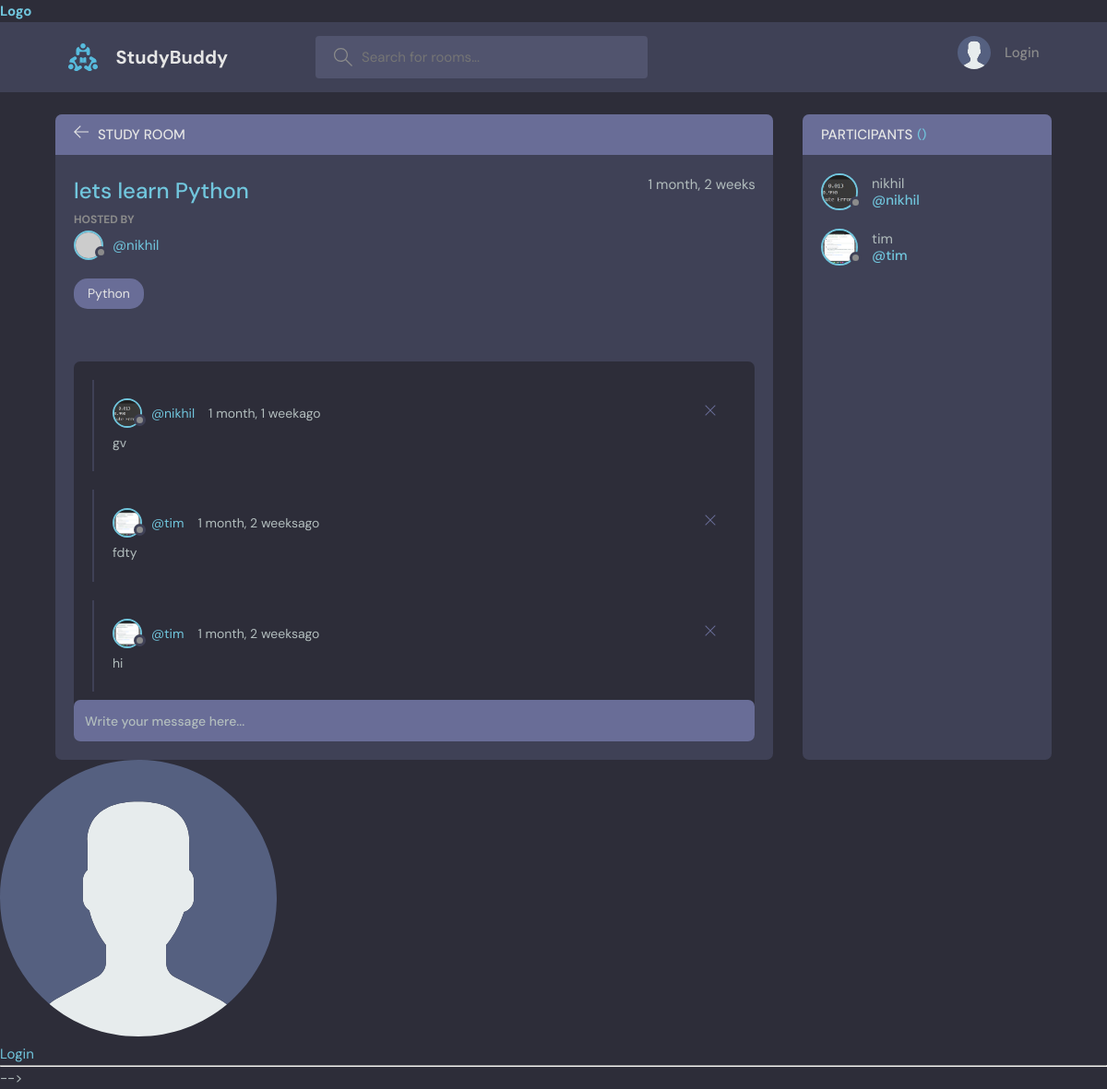
The page /room/1/ on the database its author committed.
### base/models.py (models this page shows, shortened)
class Room(models.Model):
    host=models.ForeignKey(User,on_delete=models.SET_NULL,null=True)
    topic=models.ForeignKey(Topic,on_delete=models.SET_NULL,null=True)
    name=models.CharField(max_length=200)
    description=models.TextField(null=True,blank=True)
    participant=models.ManyToManyField(User,related_name='participants')
    updated=models.DateTimeField(auto_now=True)
    created=models.DateTimeField(auto_now_add=True)
    class Meta:
        ordering=['-updated','-created']

class User(AbstractUser):
    name =models.CharField(max_length=200,null=True)
    email=models.EmailField(unique=True,null=True)
    bio=models.TextField(null=True)
    avatar=models.ImageField(null=True,default='avatar.svg')
    USERNAME_FIELD='email'
    REQUIRED_FIELDS=[]

class Topic(models.Model):
    name=models.CharField(max_length=200)
    def __str__(self):
        return  self.name

class Message(models.Model):
    user=models.ForeignKey(User,on_delete=models.CASCADE)
    room=models.ForeignKey(Room,on_delete=models.CASCADE)
    body=models.TextField()
    updated=models.DateTimeField(auto_now=True)
    created=models.DateTimeField(auto_now_add=True)

### base/views.py (the view, shortened to what this page needs)
# urls.py: path('room/',views.getRooms),
def room(request,pk):
    room=Room.objects.get(id=pk)
    room_message=Message.objects.filter(room=room).order_by('-created')
    participants=room.participant.all()
    context={'text':"room",
     'room':room,
     'room_message':room_message,
     'participants':participants
    }
    return render(request,"base/room.html",context)

### base/template/base/room.html (shortened to what this page needs)
{%extends 'main.html'%}
{%block content%}
    <main class="profile-page layout layout--2">
      <div class="container">
        <div class="room">
          <div class="room__top">
            <div class="room__topLeft">
              <a href="/">
                <svg version="1.1" xmlns="http://www.w3.org/2000/svg" width="32" height="32" viewBox="0 0 32 32">
                  <title>arrow-left</title>
                  <path
                    d="M13.723 2.286l-13.723 13.714 13.719 13.714 1.616-1.611-10.96-10.96h27.625v-2.286h-27.625l10.965-10.965-1.616-1.607z"
                  ></path>
                </svg>
              </a>
              <h3>Study Room</h3>
            </div>
          </div>
          <div class="room__box scroll">
            <div class="room__header scroll">
              <div class="room__info">
                <h3>{{room.name}}</h3>
                <span>{{room.created|timesince}}</span>
              </div>
              <div class="room__hosted">
                <p>Hosted By</p>
                <a href="#" class="room__author">
                  <div class="avatar avatar--small">
                    <img src="https://randomuser.me/api/portraits/men/37.jpg" />
                  </div>
                  <span>@{{room.host.username}}</span>
                </a>
              </div>
              <span class="room__topics">{{room.topic}}</span>
            </div>
            <div class="room__conversation">
              <div class="threads scroll">
           {%for message in room_message%}
                <div class="thread">
                  <div class="thread__top">
                    <div class="thread__author">
                      <a href="/user-profile/{{message.user.id}}" class="thread__authorInfo">
                        <div class="avatar avatar--small">
                          <img src="{{message.user.avatar.url}}" />
                        </div>
                        <span>@{{message.user.username}}</span>
                      </a>
                      <span class="thread__date">{{message.created|timesince}}ago</span>
                    </div>
                    <div class="thread__delete">
                      <svg version="1.1" xmlns="http://www.w3.org/2000/svg" width="32" height="32" viewBox="0 0 32 32">
                        <title>remove</title>
                        <path
                          d="M27.314 6.019l-1.333-1.333-9.98 9.981-9.981-9.981-1.333 1.333 9.981 9.981-9.981 9.98 1.333 1.333 9.981-9.98 9.98 9.98 1.333-1.333-9.98-9.98 9.98-9.981z"
                        ></path>
                      </svg>
                    </div>
                  </div>
                  <div class="thread__details">
                    {{message.body}}
                  </div>
                </div>
              {%endfor%}
              </div>
            </div>
          </div>
          <div class="room__message">
            <form action="" method="POST">
              <input name='body' placeholder="Write your message here..." /></form>
          </div>
        </div>
        <div class="participants">
          <h3 class="participants__top">Participants <span>({{participants.counts}})</span></h3>
          <div class="participants__list scroll">
            {%for user in participants%}
            <a href="/user-profile/{{user.id}}" class="participant">
              <div class="avatar avatar--medium">
                <img src="{{user.avatar.url}}" />
              </div>
              <p>
                {{user.username}}
                <span>@{{user.username}}</span>
              </p>
            </a>
            {%endfor%}
          </div>
        </div>
      </div>
    </main>
    {%endblock%}

### rows shown on the page
Room: name "lets learn Python", created "1 month, 2 weeks", host.username "nikhil", topic "Python"
Message: user.avatar (picture), user.username "nikhil", created "1 month, 1 week", body "gv"
Message: user.avatar (picture), user.username "tim", created "1 month, 2 weeks", body "fdty"
Message: user.avatar (picture), user.username "tim", created "1 month, 2 weeks", body "hi"
User: avatar (picture), username "nikhil"
User: avatar (picture), username "tim"
